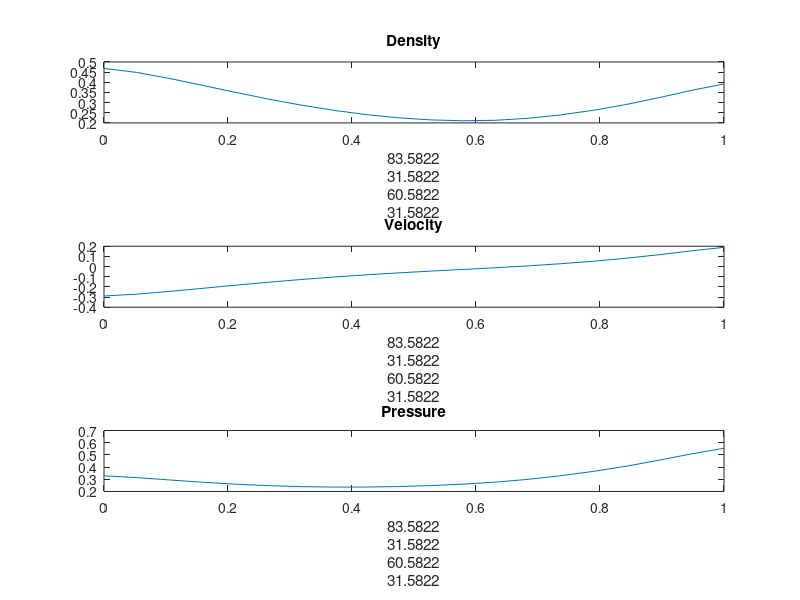

MATLAB code to generate this figure:
N = 20; %grid cells
x_start = 0;
x_end = 1;
T_end = 0.5;
dx = (x_end-x_start)/N;
cfl_a = 0.5;
Cv = 1.4;
x = linspace(x_start,x_end,N);
u0 = zeros(3,N); %rho,v,P
IC = '2'; %initial condition
switch IC
    case '1'
        u0 = [1, 0, 1; %rho, v, p
              0.125, 0, 0.1];
    case '2'
        u0 = [1, -1, 0.4;
              1, 1, 0.4];
end

U0 = cell(3,1);
U0{1} = @(x) u0(1,1).* and(x>=0, x<=0.5) + u0(2,1).* and(x<=1, x>=0.5);
U0{2} = @(x) u0(1,1)* u0(1,2).* and(x>=0, x<=0.5) + u0(2,1)*u0(2,2).* and(x<=1, x>=0.5);
U0{3} = @(x) 0.5.*U0{1}(x).*U0{2}(x).^2 + u0(1,3)/(Cv-1).* and(x>=0, x<=0.5) + u0(2,3)/(Cv-1).* and(x<=1, x>=0.5);

U = zeros(3,N,2);
for i = 1:N
    U(1,i,1) =  integral(U0{1},x_start+(i-1)*dx, x_start+(i*dx))/dx;
    U(2,i,1) =  integral(U0{2},x_start+(i-1)*dx, x_start+(i*dx))/dx;
    U(3,i,1) =  integral(U0{3},x_start+(i-1)*dx, x_start+(i*dx))/dx;
end

function e = fast_eigs(u, heat_ratio)
  v = u(2)/u(1);
  P = (heat_ratio-1)*(u(3)-0.5*u(1)*v^2);
  mach = sqrt(heat_ratio*u(1)/P);
  e = [v-mach, v, v+mach];
end

% lax-friedrichs "cheat" flux to test/compare
% takes two 3x1 arrays and the courant number
%function F_LF = F_LF(uL,uR,lambda)
%    F_LF = 0.5*(A(uL)*uL + A(uR)*uR - (uR-uL)/lambda);
%end

% HLL flux as defined in the lecture
% accepts two 3x1 vectors and the heat capacity ratio (>1)
function FLF = F_HLL(uL,uR,heat_ratio) %u[3x1]
    FLF = zeros(3,1);
    evals = [fast_eigs(uL, heat_ratio) fast_eigs(uR, heat_ratio)];
    aL = min(evals);
    aR = max(abs(evals));
    if aL >= 0
        FLF = f(uL,heat_ratio);
    elseif (aL <= 0) & (aR >= 0)
        FLF = 1./(aR-aL).*(aR.*f(uL,heat_ratio)-aL.*f(uR,heat_ratio)+aL.*aR.*(uR-uL));
    elseif aR >= 0
        FLF = f(uR,heat_ratio);
    end
end

function Au = A(u, heat_ratio)
    u1 = u(1);
    u2 = u(2);
    u3 = u(3);
    Au = [0, 1, 0;
          (heat_ratio-3)/2*(u2/u1)^2, (3-heat_ratio)*(u2/u1), heat_ratio-1;
          -heat_ratio*u2*u3/(u1^2)+(heat_ratio-1)*(u2/u1)^3, heat_ratio*u3/u1-1.5*(heat_ratio-1)*(u2/u1)^2, u2/u1*heat_ratio];
%     end
end

function flux = f(u, heat_ratio) %u[3x1]
  flux = [u(2);
          u(3)*(heat_ratio-1)+(3-heat_ratio)/2*(u(2).^2)./u(1);
          u(2)*u(3)/u(1)*heat_ratio-0.5*(heat_ratio-1)*(u(3).^3)/(u(1).^2)];
end

time = 0; n = 1; T = [0];
while(true) %iterate over time
    eigs = zeros(1,N);
    for i = 1:N
        eigs(i) = max(abs(fast_eigs(U(:,i,n), Cv)));
    end
    dt = cfl_a*dx/max(eigs); %CFL condition
    if time > T_end
        break;
    end
    time = time + dt;
    T = [T time];
    lambda = dt/dx;
    %calc first one
    U(:,1,n+1) = U(:,1,n)-lambda*(F_HLL(U(:,1,n),U(:,2,n),Cv)-F_HLL(U(:,1,n),U(:,1,n),Cv));
    %calc 2 thru N-1
    for j = 2:size(U,2)-1 %iterate over x
        F_1 = F_HLL(U(:,j,n),U(:,j+1,n),Cv);
        F_2 = F_HLL(U(:,j-1,n),U(:,j,n),Cv);
        U(:,j,n+1) = U(:,j,n)-lambda*(F_1-F_2);
    end
    %calc last one
    j = size(U,2);
    U(:,j,n+1) = U(:,j,n)-lambda*(F_HLL(U(:,j,n),U(:,j,n),Cv)-F_HLL(U(:,j-1,n),U(:,j,n),Cv));
    n = n+1;
end
dt = T_end-time;

figure(1)
for t = 1:length(T)
    subplot(3,1,1);
    plot(x,U(1,:,t));
    xlabel("T = "+t*dt);
    title("Density");
    subplot(3,1,2)
    plot(x,U(2,:,t));
    xlabel("T = "+t*dt);
    title("Velocity");
    subplot(3,1,3)
    plot(x,U(3,:,t));
    xlabel("T = "+t*dt);
    title("Pressure");
    pause(0.005);
end


